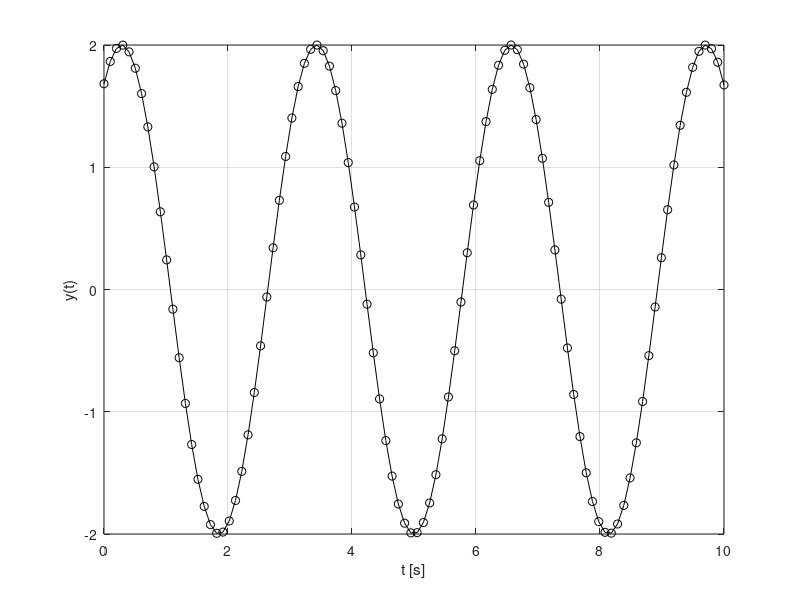
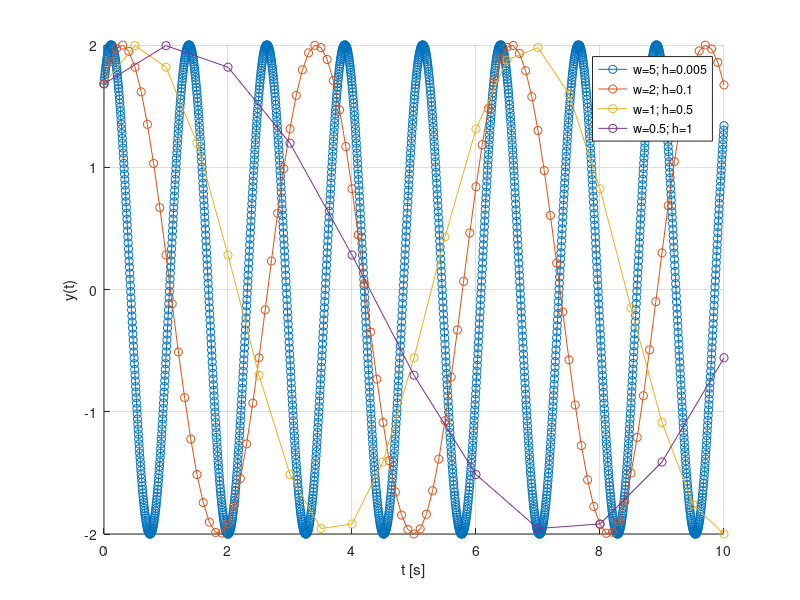

MATLAB code to generate these figures, in order:

close all
clear all

t = linspace(0,10,100)'; % Creates 100 equally spaced points between 0 and 10

t2 = (0:01:10)';

w = 2;
y = 2*sin(w*t+1); % note that w and 1 are scalars while t is a vector. 
% MATLAB decides how to treat this. 
% Scalar times a vector multiplies all elements,
% Adding a scalar to a vector adds the scalar to all of its elements.

figure(1)
plot(t,y,'ko-')
grid on
xlabel('t [s]')
ylabel('y(t)')

% alternatively one cold have used a for loop but that is much less
% efficient

N = length(t);
y = zeros(N,1);% initializes y as a column vector of proper dimension. 
% This is not necessary but it is a good programming practice.
for i=1:N
    y(i)=2*sin(w*t(i)+1);
end

% Note that if the variable is not initialized MATLAB treats it as a row
% vector, and for large vectors this is very inefficient and time consuming
% Bad example, not very good matlab programming:
for i=1:N
    z(i)=2*sin(w*t(i)+1); % Note that z has not been defined previously
    % This does not generate an error but takes much longer to compute specially if dimension is large.
    % z is now a row vector
end


W = [5 2 1 0.5 ]; % vector of omegas
H = [0.005 0.1 0.5 1]; % vector of sampling periods
figure(2)
hold on
for i=1:length(W)
    t = (0:H(i):10)'; % cretaes t vector with sampling time H(i)
    y = 2*sin(W(i)*t+1);
    legendstr = sprintf('w=%0.3g; h=%0.3g',W(i),H(i));
    plot(t,y,'o-','DisplayName',legendstr)
end
grid on
legend(gca,'show')
xlabel('t [s]')
ylabel('y(t)')







